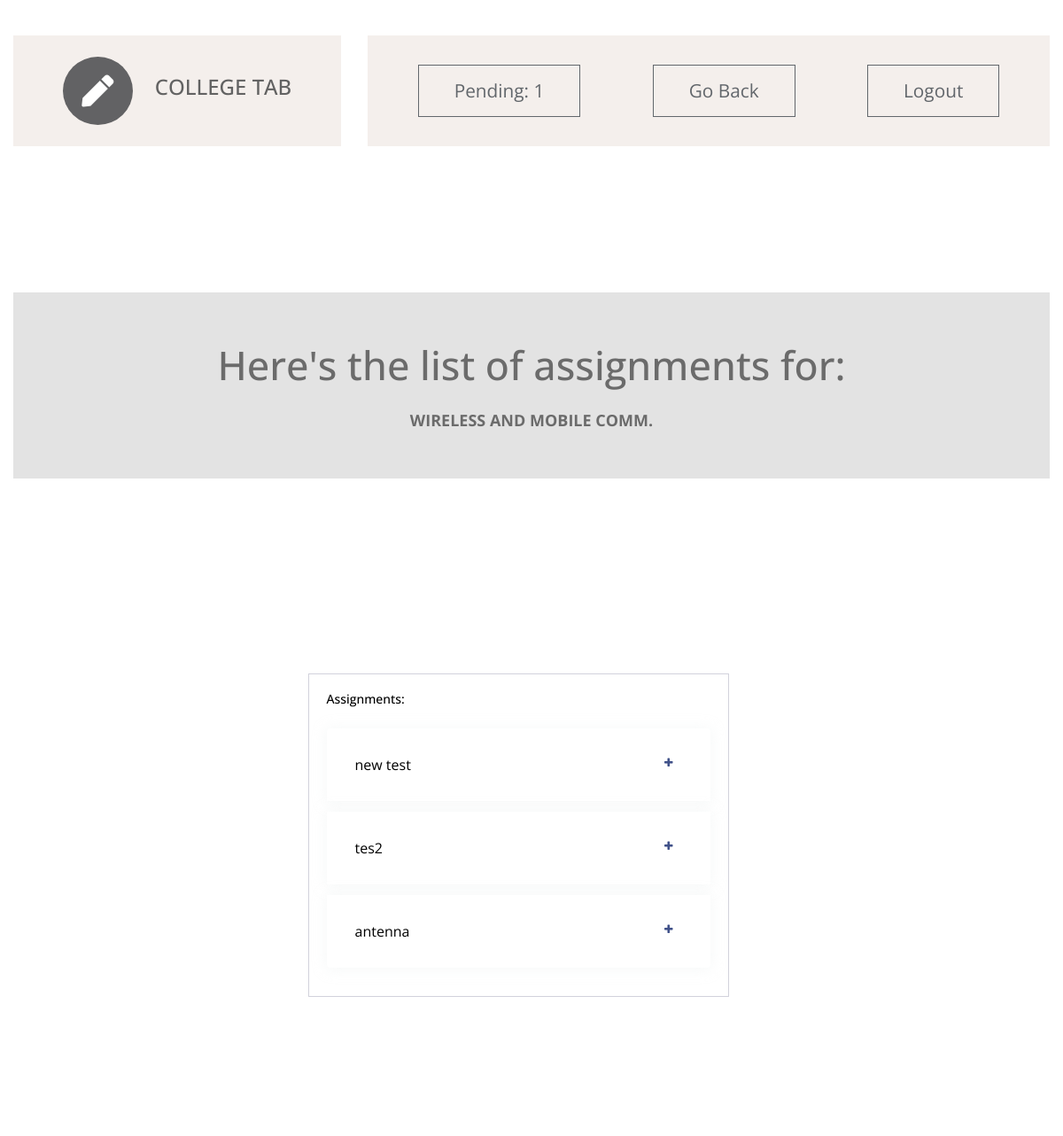
Screenshot of /s_dashboard/s_sub_assign/0103IT181044/IT-602 (signed in) with the database file from the repository.
### ctapp/models.py (models this page shows, shortened)
class subject(models.Model):
    subject_code = models.CharField(max_length = 8,primary_key = True)
    name = models.CharField(max_length = 30)
    branch = models.CharField(max_length=20, choices=BRANCH_CHOICES, default='IT')
    sem = models.CharField(max_length = 20,choices = SEMESTER_CHOICES,default = '6')

class assignment(models.Model):
    c_id  = models.ForeignKey(Class,on_delete=models.CASCADE)       #class id
    s_id = models.ForeignKey(subject,on_delete=models.CASCADE)  #subject id
    t_id = models.ForeignKey(teacher,on_delete=models.CASCADE)  #teacher id
    topic = models.CharField(max_length=50)
    last_date = models.DateField()
    assignfile = models.FileField(upload_to=get_directory_for_assignment_details,default="p.pdf")

### ctapp/views.py (the view)
# urls.py: path('s_sub_assign/<str:id>/<str:sub_id>', views.student_subject_assign, name='s_subject_assignment_list'),
@login_required(login_url='s_login/')
def student_subject_assign(request,id,sub_id):           # to list assignements given subject and class
    template = loader.get_template('student_dashboard_subject_assignments.html')
    current_student = student.objects.get(enrollment_number=id)
    current_subject = subject.objects.get(subject_code=sub_id)
    assignment = get_assignments(current_student,current_subject)
    if assignment:
         context = {'student':current_student,'assignment_list':assignment,'subject':current_subject,'error':''}
    else:
        error="No teacher is assigned for this subject yet."
        context={'error':error,'student':current_student,'subject':current_subject}
    return HttpResponse(template.render(context, request))

### ctapp/views.py (called while the page is built)
def get_assignments(student,subject):
    sem = student.sem
    sec = student.sec
    try:
        curr_class = Class.objects.filter(sem=sem).get(sec=sec)
        curr_teacher = teacher_assign.objects.filter(c_id=curr_class).get(s_id=subject)
        return assignment.objects.filter(c_id=curr_class).filter(s_id=subject)
    except assignment.DoesNotExist:
        return 'No assignments'.list()
    except teacher_assign.DoesNotExist:
        return False

### ctapp/templates/student_dashboard_subject_assignments.html (shortened to what this page needs)
<!DOCTYPE html>
<html lang="en">
{% load static %}
  <head>
    <link rel="stylesheet" href="{% static 'css/all.min.css' %}" />
    <link rel="stylesheet" href="{% static 'css/bootstrap.min.css' %}" />
    <link rel="stylesheet" href="{% static 'css/templatemo-style.css' %}" />
    <link rel="stylesheet" href='https://cdnjs.cloudflare.com/ajax/libs/font-awesome/4.0.3/css/font-awesome.css' />
  </head>
  <body id="assignmentPage">
    <div class="parallax-window" data-parallax="scroll" data-image-src="{% static 'img/std_assignments.jpg' %}">
      <div class="container-fluid">
        <div class="row tm-brand-row">
          <div class="col-lg-4 col-11">
            <div class="tm-brand-container tm-bg-white-transparent">
              <i class="fas fa-2x fa-pen tm-brand-icon"></i>
              <div class="tm-brand-texts">
                <h1 class="text-uppercase tm-brand-name">College Tab</h1>
              </div>
            </div>
          </div>
          <div class="col-lg-8 col-1">
            <div class="tm-nav">
              <nav
                class="navbar navbar-expand-lg navbar-light tm-bg-white-transparent tm-navbar">
                <div class="collapse navbar-collapse" id="navbarNav">
                  <ul class="navbar-nav">
                    <li class="nav-item">
                      <a href="#assignments" class="btn btn-outline-dark">Pending: 1</a>
                    </li>
                    <li class="nav-item">
                      <a href="{% url 'student:s_db' student.enrollment_number %}" class="btn btn-outline-dark">Go Back</a>
                    </li>
                    <li class="nav-item">
                      <a class="btn btn-outline-dark" href="{% url 's_logout' %}">Logout</a>
                    </li>
                  </ul>
                </div>
              </nav>
            </div>
          </div>
        </div>
        <section class="row" id="tmServices">
            <div class="col-12">
               <div class="parallax-window tm-services-parallax-header tm-testimonials-parallax-header"
                    data-parallax="scroll"
                    data-z-index="101"
                    data-image-src="{% static 'img/colors.jpg' %}">
                    <div class="text-center tm-services-header tm-testimonials-header" style="background-color:#E3E3E3";>
                       <h2 class="tm-services-page-title tm-testimonials-page-title">Here's the list of assignments for:</h2>
                       <p class="tm-services-description mb-0">
                           <b>{{subject.name}}  </b>
                       </p>
                   </div>
               </div>
            </div>
            <div class="page-content page-container" id="page-content">
              <div class="padding">
                  <div class="row container d-flex justify-content-center">
                      <div class="col-lg-6 grid-margin stretch-card">
                          <div class="card">
                              <div class="card-body">
                                  <h4 class="card-title">Assignments:</h4>
                                  <div class="mt-4">
                                      <div class="accordion" id="accordion" role="tablist">
                                        {% for a in assignment_list %}
                                          <div class="card">
                                              <div class="card-header" role="tab" id="heading-1">
                                                  <h6 class="mb-0"><a data-toggle="collapse" href="#open" aria-expanded="false" aria-controls="collapse-1" data-abc="true" class="collapsed">{{a.topic}}</a></h6>
                                              </div>
                                          </div>
                                          {% endfor %}
                                      </div>
                                  </div>
                              </div>
                          </div>
                      </div>
                  </div>
              </div>
          </div>
         <footer class="row">
            <p class="col-12 text-white text-center tm-copyright-text">
            </p>
          </footer>
        </div>
      </div>
    </body>
  </html>

### ctapp/static/css/templatemo-style.css (style rules this page uses)
html { scroll-behavior: smooth; }
body { font-family: "Open Sans", Arial, Helvetica, sans-serif; font-size: 18px; font-weight: 400; color: #6b6b6b; overflow-x: hidden; }
a, button { transition: all 0.3s ease; }
.container-fluid { max-width: 1310px; }
.parallax-window { min-height: 1100px; background: transparent; }
.tm-bg-white-transparent { background-color: rgba(255, 255, 255, 0.8); }
.tm-brand-row { align-items: center; padding-top: 40px; padding-bottom: 28px; }
.tm-brand-container { max-width: 500px; height: 125px; display: flex; align-items: center; justify-content: center; }
.tm-brand-icon { width: 79px; height: 77px; display: flex; align-items: center; justify-content: center; background-color: #333436; color: white; border-radius: 50%; margin-right: 25px; }
.tm-brand-name { font-size: 1.5rem; color: #333333; }
.tm-navbar { max-width: 840px;min-height: 125px;justify-content:; }
.tm-navbar .navbar-nav { width: 100%; display: flex; align-items: center; justify-content: space-around; }
.nav-item { position: relative; }
.btn { border-radius: 0; padding: 13px 40px; font-size: 1.3rem; }
p { line-height: 1.7; }
.tm-copyright-text { font-size: 1rem; padding-top: 50px; padding-bottom: 45px; }
.tm-bg-white-transparent { background-color: #F2EBE7;; opacity: 0.77; color: #F4F3F2; font-weight: bold; }
.text-center { align-self: center; }
.padding { padding: 5rem }
.page-content { height:500px; width:1260px; color:black; opacity: 1; }
.card { box-shadow: none; -webkit-box-shadow: none; -moz-box-shadow: none; -ms-box-shadow: none }
.card { position: relative; display: flex; flex-direction: column; min-width: 0; word-wrap: break-word; background-color: #fff; background-clip: border-box; border: 1px solid #d2d2dc; border-radius: 0 }
.card .card-title { color: #000000; margin-bottom: 0.625rem; text-transform: capitalize; font-size: 0.875rem; font-weight: 500 }
.accordion .card:first-of-type { border-bottom: 0; border-bottom-right-radius: 0; border-bottom-left-radius: 0 }
.accordion .card { margin-bottom: .75rem; box-shadow: 0px 1px 15px 1px rgba(230, 234, 236, 0.35); border-radius: .25rem; border: none }
.accordion .card .card-header { background-color: transparent; border: none; padding: 2rem }
.card-header:first-child { border-radius: calc(0.25rem - 1px) calc(0.25rem - 1px) 0 0 }
.accordion .card .card-header * { font-weight: 400; font-size: 1rem }
.mb-0, .my-0 { margin-bottom: 0 !important }
.accordion .card .card-header a { display: block; color: inherit; text-decoration: none; font-size: inherit; position: relative; -webkit-transition: color 0.5s ease; -moz-transition: color 0.5s ease; -ms-transition: color 0.5s ease; -o-transition: color 0.5s ease; transition: color 0.5s ease; padding-right: 1.5rem }
.accordion .card .card-header a[aria-expanded="false"]:before { content: "\f067" }
.accordion .card .card-header a:before { position: absolute; right: 7px; top: 0; font-size: 18px; display: block; font-family: FontAwesome; display: inline-block; padding-right: 3px; font-size: .756em; color: #405189 }
.tm-services-parallax-header { min-height: 700px; display: flex; align-items: center; margin-top: 42px; margin-bottom: 22px; }
.tm-services-header { position: relative; z-index: 102; width: 100%; padding: 85px 15px 37px 15px; }
.tm-services-page-title { font-size: 2.8rem; padding-bottom: 37px; }
.tm-testimonials-header { padding: 55px 15px 50px; }
.tm-testimonials-page-title { padding-bottom: 0; margin-bottom: 20px; }
.tm-testimonials-parallax-header { min-height: 400px; margin-bottom: 45px; }

### rows the page displays
subject: name "WIRELESS AND MOBILE COMM."
assignment: topic "new test"
assignment: topic "tes2"
assignment: topic "antenna"
